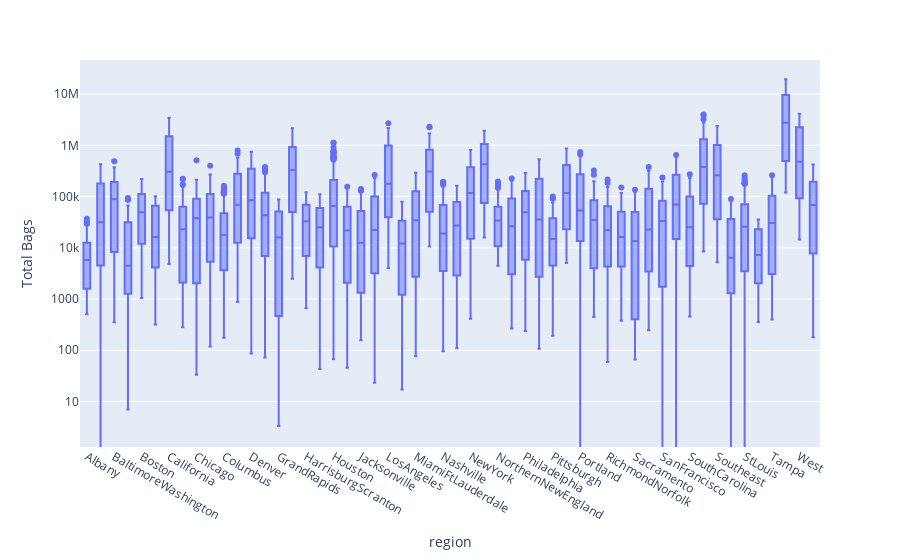

Notebook code cell kept with this figure:
### Markdown cell above
(e) Buatlah visualisasi untuk melihat apakah ada outliers di atribut `Total Bags` untuk setiap region. Berikan satu contoh region yang terlihat tidak memiliki outlier.

### Code cell
# 2(e) Implementasi kode di sini
fig = px.box(avocado_df, x="region", y="Total Bags", log_y=True)
fig.show()

### Figure 1 — Plotly figure (JSON) as saved in the notebook; plotly's stock layout.template omitted (floating-point values rounded to 4 significant figures; data arrays with more than 128 entries replaced by an {"elided": "..."} marker saying what was removed)
{"data": [{"alignmentgroup": "True", "hovertemplate": "region=%{x}<br>Total Bags=%{y}<extra></extra>", "legendgroup": "", "marker": {"color": "#636efa"}, "name": "", "notched": false, "offsetgroup": "", "orientation": "v", "showlegend": false, "type": "box", "x": {"elided": "18249 str values"}, "x0": " ", "xaxis": "x", "y": {"elided": "18249 float values"}, "y0": " ", "yaxis": "y"}], "layout": {"boxmode": "group", "legend": {"tracegroupgap": 0}, "margin": {"t": 60}, "xaxis": {"anchor": "y", "domain": [0, 1], "title": {"text": "region"}}, "yaxis": {"anchor": "x", "domain": [0, 1], "title": {"text": "Total Bags"}, "type": "log"}}}
